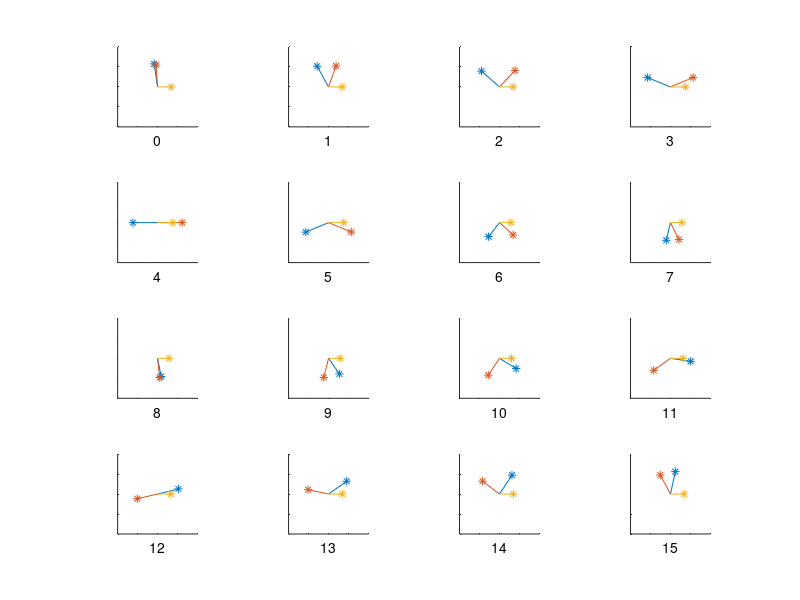
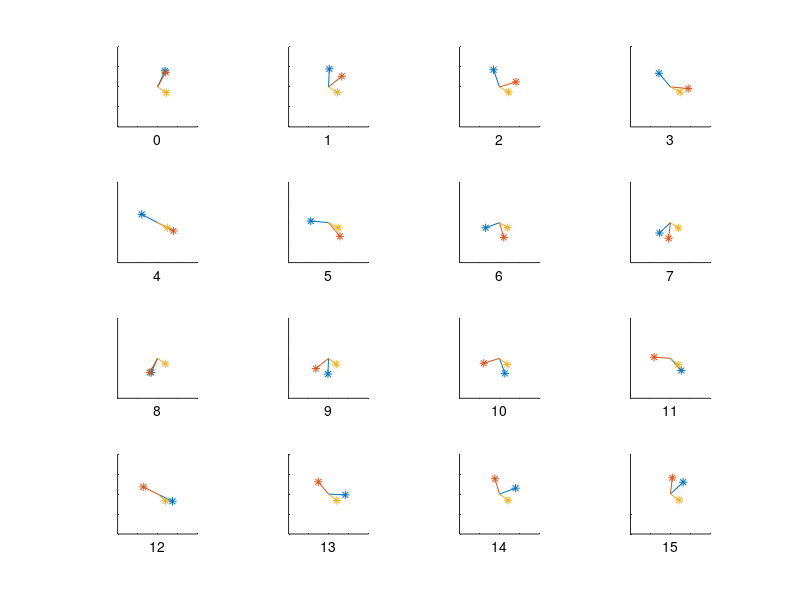
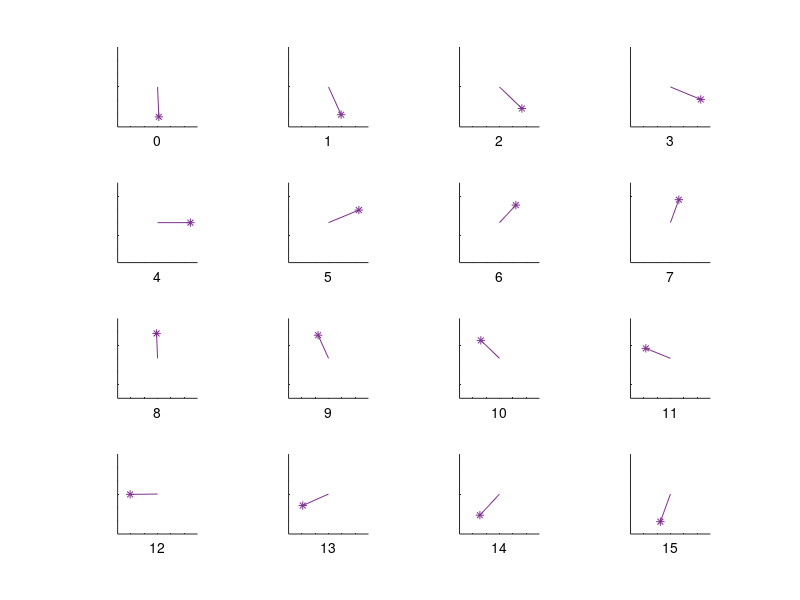
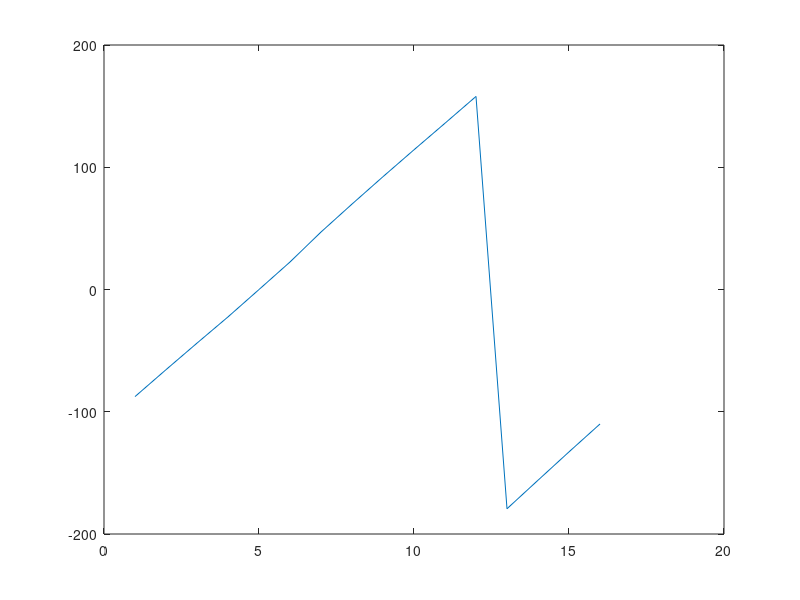

The MATLAB source for these figures, in order:

M=[
188, 16855, -11406-4260i, 3544-12138i, 6653-4103i
189, 8637, -9019-8532i, -1481-12801i, 6542-4333i
190, -1020, -5186-11560i, -6385-11486i, 6424-4560i
191, -10615, -478-12895i, -10406-8399i, 6313-4790i
192, -18696, 4432-12344i, -12889-4026i, 6252-5039i
193, -24089, 8893-9954i, -13375+968i, 6326-5284i
194, -26005, 12252-5912i, -11759+5894i, 6552-5403i
195, -24074, 13825-696i, -8366+10023i, 6796-5325i
196, -18263, 13208+4841i, -3723+12653i, 6965-5133i
197, -9398, 10477+9749i, 1528+13338i, 7091-4910i
198, 1170, 6067+13242i, 6634+11965i, 7210-4683i
199, 11824, 663+14780i, 10833+8738i, 7336-4461i
200, 20921, -4874+14100i, 13522+4118i, 7505-4269i
201, 27001, -9401+11207i, 14567-1324i, 8003-4223i
202, 29206, -12958+6782i, 12966-6771i, 8018-4197i
203, 26989, -14572+1301i, 9384-11224i, 8014-4203i
];

P1=M(:,3);
P3=M(:,4);
DC=M(:,5);
row=16;
figure(1)
clf
figure(11);
clf;
row = 11;
TA=[];
Angles_a1_4=[];
Angles_a3_4=[];
for ii = (1:16)
    figure(1)
    subplot(4,4,ii)
    hold on;
    dc=DC(row);
    a1=P1(row)*conj(dc)/32768/32768;
    a3=P3(row)*conj(dc)/32768/32768;
    aa=(angle(a1)*4)*180/pi;
    while aa > 180
        aa = aa - 360;
    end
    while aa < -180
        aa = aa + 360;
    end
    Angles_a1_4(end+1)=aa;
    aa=(angle(a3)*4)*180/pi;
    while aa > 180
        aa = aa - 360;
    end
    while aa < -180
        aa = aa + 360;
    end
    Angles_a3_4(end+1)=aa;
    dc = dc*conj(dc)/32768/32768;
    s = -a1 + conj(a3);
    plot([0, real(a1)],[0, imag(a1)], '-');
    plot([0, real(a3)],[0, imag(a3)], '-');
    plot([0, real(dc)],[0, imag(dc)], '-');
    set(gca,'ColorOrderIndex',1);
    plot([real(a1)],[imag(a1)], '*');
    plot([real(a3)],[imag(a3)], '*');
    plot([real(dc)],[imag(dc)], '*');
    axis equal;
    tt=0.2;
    xlim([-tt,tt]);
    ylim([-tt,tt]);
    xticklabels([]);
    yticklabels([]);
    %xlabel("Real",'FontWeight','bold')
    %ylabel("Imag",'FontWeight','bold')
    text(0, -tt-tt/3, num2str(ii-1), 'HorizontalAlignment', 'center');
    tf = -a1+conj(a3);
    TA(end+1)=angle(tf);
    fprintf("%d, %f, %f, %f\n", ii-1, real(a3)-real(a1), real(tf), imag(tf));

    figure(11)
    subplot(4,4,ii)
    hold on;
    s = -a1 + conj(a3);
    set(gca,'ColorOrderIndex',4);
    plot([0, real(s)],[0, imag(s)], '-');
    set(gca,'ColorOrderIndex',4);
    plot([real(s)],[imag(s)], '*');
    axis equal;
    tt=0.3;
    xlim([-tt,tt]);
    ylim([-tt,tt]);
    xticklabels([]);
    yticklabels([]);
    %xlabel("Real",'FontWeight','bold')
    %ylabel("Imag",'FontWeight','bold')
    text(0, -tt-tt/3, num2str(ii-1), 'HorizontalAlignment', 'center');

    row = row+1;
    if row > 16
        row = 1;
    end
end
%legend("+2400 Hz", "-2400 Hz", "DC (0 Hz)", "location", "southoutside");

figure(111)
plot(TA*180/pi);

figure(112)
clf;
hold on;
plot((0:15), Angles_a1_4, '.-');
plot((0:15), Angles_a3_4, '.-');
ylim([-180,180]);

figure(2)
clf
row = 11;
for ii = (1:16)
    subplot(4,4,ii)
    hold on;
    dc=DC(row)/32768;
    p1=P1(row)/32768;
    p3=P3(row)/32768;
    plot([0, real(p1)],[0, imag(p1)], '-');
    plot([0, real(p3)],[0, imag(p3)], '-');
    plot([0, real(dc)],[0, imag(dc)], '-');
    set(gca,'ColorOrderIndex',1);
    plot([real(p1)],[imag(p1)], '*');
    plot([real(p3)],[imag(p3)], '*');
    plot([real(dc)],[imag(dc)], '*');
    axis equal;
    xlim([-1,1]);
    ylim([-1,1]);
    xticklabels([]);
    yticklabels([]);
    text(0, -1.3, num2str(ii-1), 'HorizontalAlignment', 'center');
    row = row+1;
    if row > 16
        row = 1;
    end
end
